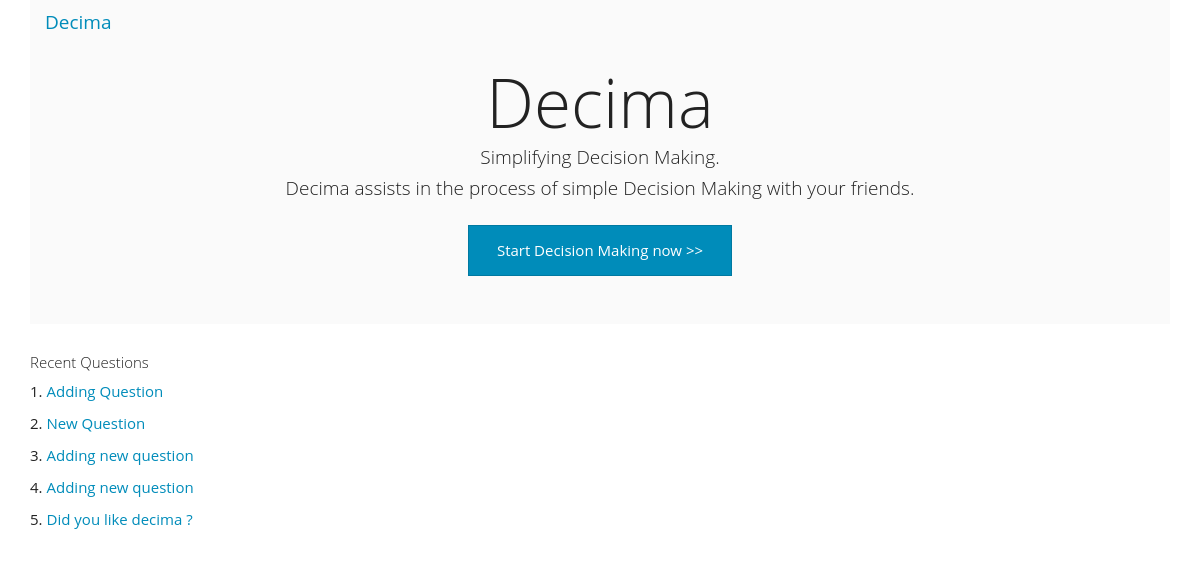
The app's page /, older data.
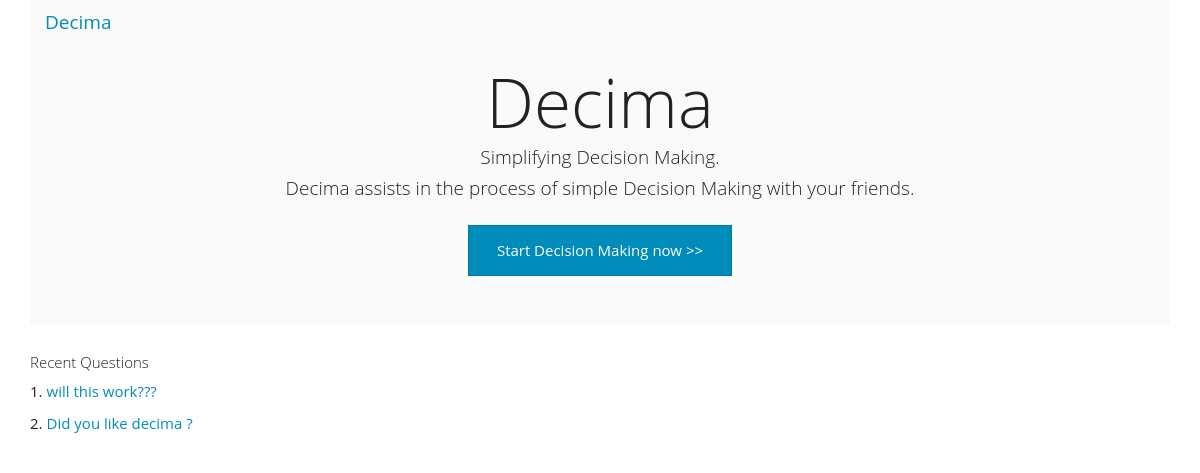
The same page, newer data.
### rest_api/models.py (models this page shows, shortened)
class Question(models.Model):
    statement = models.CharField(max_length=200)
    options = models.ManyToManyField(Option)
    is_active = models.BooleanField(default=True)
    date_time_asked = models.DateTimeField(auto_now_add=True)
    date_time_answered = models.DateTimeField(null=True)
    asked_by = models.ForeignKey(User, related_name='asked')
    answers_by = models.ManyToManyField(User, related_name='answered', through='Vote')
    def __str__(self):
        return self.statement
    def get_absolute_url(self):
        return "/decimo/%d/"%self.id

### rest_api/views.py (the view)
# urls.py: url(r'^$','rest_api.views.index_controller'),
def index_controller(request):
    model={}
    model["questions"] = Question.objects.all().order_by("-date_time_asked")[:5]
    return render_to_response("index.html", model, RequestContext(request))

### decima_server/templates/index.html
{% extends 'base.html' %}
{% block content %}
    <div class="jumbotron text-center">
        <h1>Decima</h1>
        <h4>Simplifying Decision Making.</h4>
        <h4>Decima assists in the process of simple Decision Making with your friends.</h4>
        <a class="btn btn-primary" style="margin-top: 15px;" href="/decimo/question/">Start Decision Making now >></a>
    </div>
    <h5>Recent Questions</h5>
    {% for question in questions %}
        <p>
            {{ forloop.counter }}. <a href="{{ question.get_absolute_url }}">{{ question }}</a>
        </p>
    {% endfor%}
{% endblock %}

### decima_server/templates/base.html (shortened to what this page needs)
{% load staticfiles i18n %}
{% load staticfiles %}
<!DOCTYPE HTML PUBLIC "-//W3C//DTD HTML 4.01 Transitional//EN"
        "http://www.w3.org/TR/html4/loose.dtd">
<html xmlns="http://www.w3.org/1999/xhtml" >
<head>
    <link href="{% static "css/bootstrap.min.css" %}" rel="stylesheet" />
</head>
<body>
<div class="container">
    <div class="navbar-header">
        <a class="navbar-brand" href="/">Decima</a>
    </div>
    {% block content %}
    {% endblock %}
</div>
</body>
</html>

Row changes from the older to the newer data that the page shows:
removed Question: statement "Adding Question"
removed Question: statement "New Question"
removed Question: statement "Adding new question"
removed Question: statement "Adding new question"
added Question: statement "will this work???"
